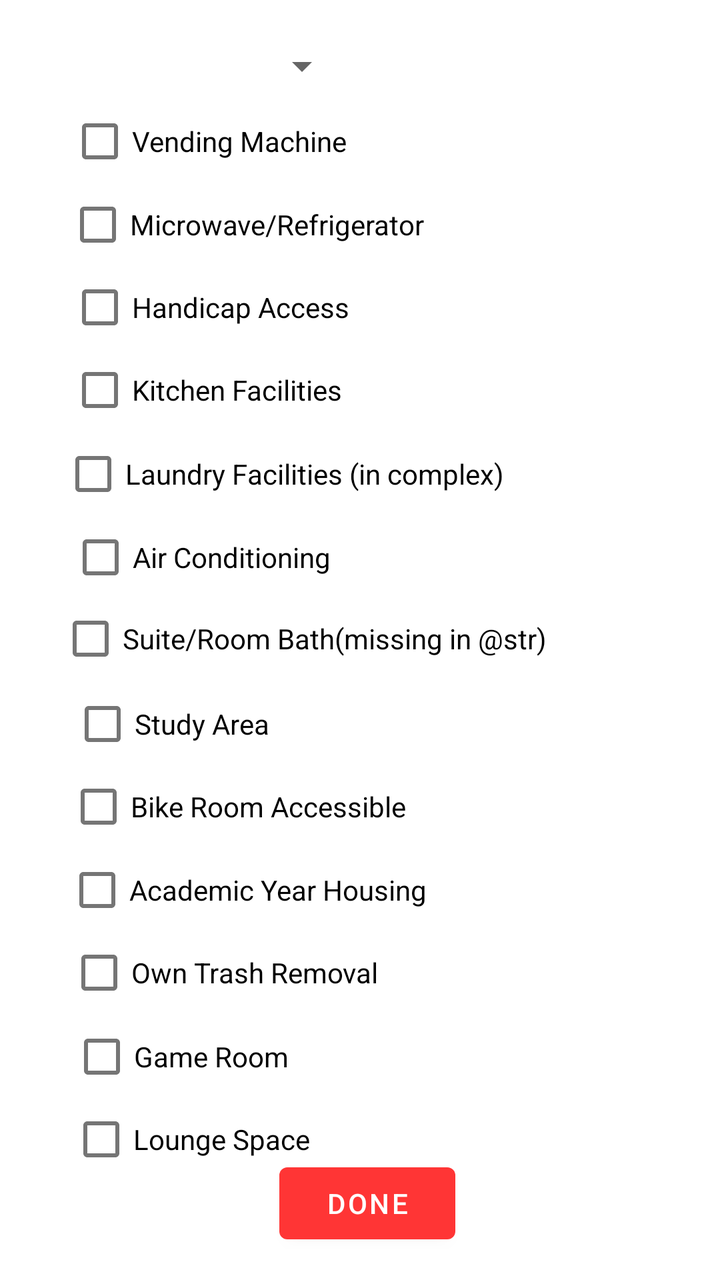
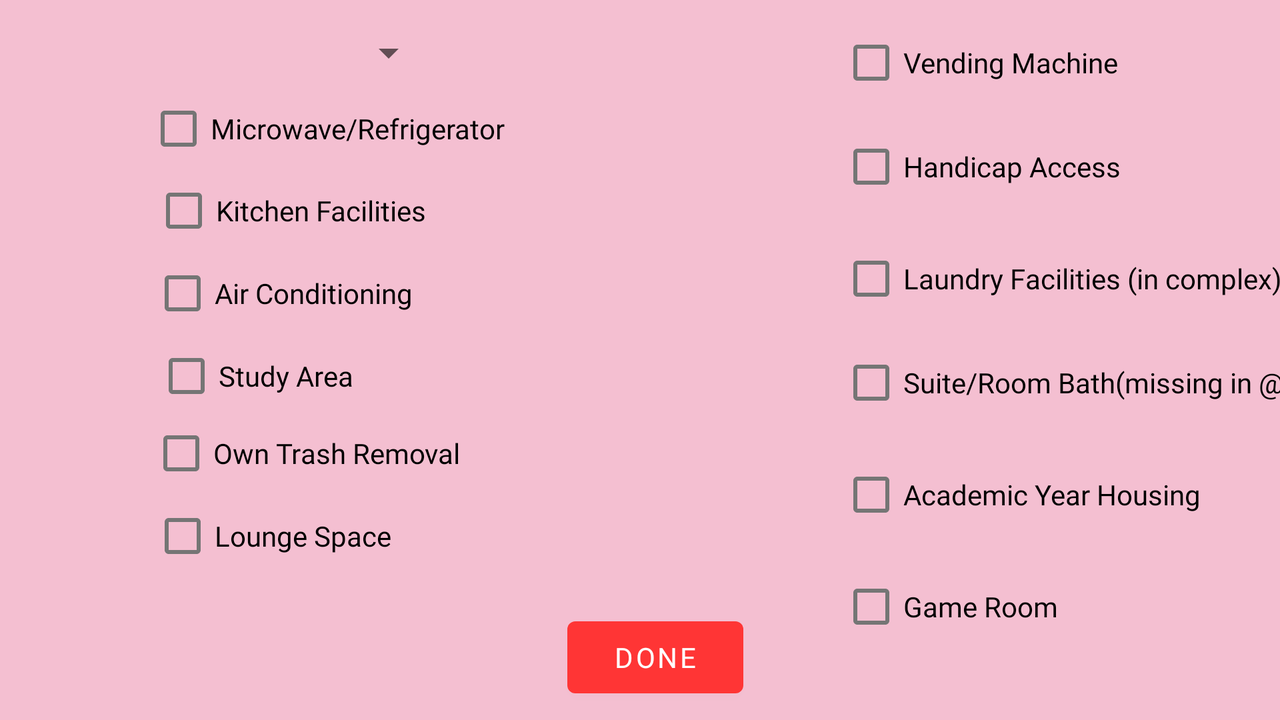

An Android layout and its configuration variant, each rendered on a device that would load it. The default file and the variant file are quoted in full after the pictures.
<!-- AndroidManifest.xml: application theme Theme.HallSelector -->
<!-- res/layout/activity_search.xml -->
<?xml version="1.0" encoding="utf-8"?>
<androidx.constraintlayout.widget.ConstraintLayout xmlns:android="http://schemas.android.com/apk/res/android"
    xmlns:app="http://schemas.android.com/apk/res-auto"
    xmlns:tools="http://schemas.android.com/tools"
    android:layout_width="match_parent"
    android:layout_height="match_parent"
    tools:context=".SearchActivity">

    <CheckBox
        android:id="@+id/checkBox_vending"
        android:layout_width="wrap_content"
        android:layout_height="wrap_content"
        android:text="@string/check_box_vending"
        app:layout_constraintBottom_toBottomOf="parent"
        app:layout_constraintEnd_toEndOf="parent"
        app:layout_constraintHorizontal_bias="0.154"
        app:layout_constraintStart_toStartOf="parent"
        app:layout_constraintTop_toTopOf="parent"
        app:layout_constraintVertical_bias="0.079" />

    <CheckBox
        android:id="@+id/checkBox_microwave"
        android:layout_width="wrap_content"
        android:layout_height="wrap_content"
        android:text="@string/check_box_microwave_n_refrigerator"
        app:layout_constraintBottom_toBottomOf="parent"
        app:layout_constraintEnd_toEndOf="parent"
        app:layout_constraintHorizontal_bias="0.182"
        app:layout_constraintStart_toStartOf="parent"
        app:layout_constraintTop_toTopOf="parent"
        app:layout_constraintVertical_bias="0.149" />

    <CheckBox
        android:id="@+id/checkBox_ac"
        android:layout_width="wrap_content"
        android:layout_height="wrap_content"
        android:text="@string/check_box_ac"
        app:layout_constraintBottom_toBottomOf="parent"
        app:layout_constraintEnd_toEndOf="parent"
        app:layout_constraintHorizontal_bias="0.15"
        app:layout_constraintStart_toStartOf="parent"
        app:layout_constraintTop_toTopOf="parent"
        app:layout_constraintVertical_bias="0.43" />

    <CheckBox
        android:id="@+id/checkBox_trashremoval"
        android:layout_width="wrap_content"
        android:layout_height="wrap_content"
        android:text="@string/check_box_own_trash_removal"
        app:layout_constraintBottom_toBottomOf="parent"
        app:layout_constraintEnd_toEndOf="parent"
        app:layout_constraintHorizontal_bias="0.164"
        app:layout_constraintStart_toStartOf="parent"
        app:layout_constraintTop_toTopOf="parent"
        app:layout_constraintVertical_bias="0.781" />

    <CheckBox
        android:id="@+id/checkBox_kitchen"
        android:layout_width="wrap_content"
        android:layout_height="wrap_content"
        android:text="@string/check_box_kitchen"
        app:layout_constraintBottom_toBottomOf="parent"
        app:layout_constraintEnd_toEndOf="parent"
        app:layout_constraintHorizontal_bias="0.153"
        app:layout_constraintStart_toStartOf="parent"
        app:layout_constraintTop_toTopOf="parent"
        app:layout_constraintVertical_bias="0.289" />

    <CheckBox
        android:id="@+id/checkBox_gameroom"
        android:layout_width="wrap_content"
        android:layout_height="wrap_content"
        android:text="@string/check_box_game_room"
        app:layout_constraintBottom_toBottomOf="parent"
        app:layout_constraintEnd_toEndOf="parent"
        app:layout_constraintHorizontal_bias="0.139"
        app:layout_constraintStart_toStartOf="parent"
        app:layout_constraintTop_toTopOf="parent"
        app:layout_constraintVertical_bias="0.852" />

    <CheckBox
        android:id="@+id/checkBox_roombath"
        android:layout_width="wrap_content"
        android:layout_height="wrap_content"
        android:text="Suite/Room Bath(missing in @str)"
        app:layout_constraintBottom_toBottomOf="parent"
        app:layout_constraintEnd_toEndOf="parent"
        app:layout_constraintHorizontal_bias="0.253"
        app:layout_constraintStart_toStartOf="parent"
        app:layout_constraintTop_toTopOf="parent"
        app:layout_constraintVertical_bias="0.499" />

    <CheckBox
        android:id="@+id/checkBox_bikeroom"
        android:layout_width="wrap_content"
        android:layout_height="wrap_content"
        android:text="@string/check_box_bike"
        app:layout_constraintBottom_toBottomOf="parent"
        app:layout_constraintEnd_toEndOf="parent"
        app:layout_constraintHorizontal_bias="0.175"
        app:layout_constraintStart_toStartOf="parent"
        app:layout_constraintTop_toTopOf="parent"
        app:layout_constraintVertical_bias="0.641" />

    <CheckBox
        android:id="@+id/checkBox_studyarea"
        android:layout_width="wrap_content"
        android:layout_height="wrap_content"
        android:text="@string/check_box_studyarea"
        app:layout_constraintBottom_toBottomOf="parent"
        app:layout_constraintEnd_toEndOf="parent"
        app:layout_constraintHorizontal_bias="0.135"
        app:layout_constraintStart_toStartOf="parent"
        app:layout_constraintTop_toTopOf="parent"
        app:layout_constraintVertical_bias="0.571" />

    <CheckBox
        android:id="@+id/checkBox_laundry"
        android:layout_width="wrap_content"
        android:layout_height="wrap_content"
        android:text="@string/check_box_laundry"
        app:layout_constraintBottom_toBottomOf="parent"
        app:layout_constraintEnd_toEndOf="parent"
        app:layout_constraintHorizontal_bias="0.222"
        app:layout_constraintStart_toStartOf="parent"
        app:layout_constraintTop_toTopOf="parent"
        app:layout_constraintVertical_bias="0.36" />

    <CheckBox
        android:id="@+id/checkBox_academic"
        android:layout_width="wrap_content"
        android:layout_height="wrap_content"
        android:text="@string/check_box_academic_year_building"
        app:layout_constraintBottom_toBottomOf="parent"
        app:layout_constraintEnd_toEndOf="parent"
        app:layout_constraintHorizontal_bias="0.182"
        app:layout_constraintStart_toStartOf="parent"
        app:layout_constraintTop_toTopOf="parent"
        app:layout_constraintVertical_bias="0.711" />

    <CheckBox
        android:id="@+id/checkBox_handicap"
        android:layout_width="wrap_content"
        android:layout_height="wrap_content"
        android:text="@string/check_box_handicap"
        app:layout_constraintBottom_toBottomOf="parent"
        app:layout_constraintEnd_toEndOf="parent"
        app:layout_constraintHorizontal_bias="0.155"
        app:layout_constraintStart_toStartOf="parent"
        app:layout_constraintTop_toTopOf="parent"
        app:layout_constraintVertical_bias="0.219" />

    <CheckBox
        android:id="@+id/checkBox_lounge"
        android:layout_width="wrap_content"
        android:layout_height="wrap_content"
        android:text="@string/check_box_lounge_space"
        app:layout_constraintBottom_toBottomOf="parent"
        app:layout_constraintEnd_toEndOf="parent"
        app:layout_constraintHorizontal_bias="0.144"
        app:layout_constraintStart_toStartOf="parent"
        app:layout_constraintTop_toTopOf="parent"
        app:layout_constraintVertical_bias="0.922" />

    <Button
        android:id="@+id/new_search"
        android:layout_width="wrap_content"
        android:layout_height="wrap_content"
        android:onClick="onClickDone"
        android:text="@string/done"
        app:backgroundTint="#FF3535"
        app:layout_constraintBottom_toBottomOf="parent"
        app:layout_constraintEnd_toEndOf="parent"
        app:layout_constraintHorizontal_bias="0.514"
        app:layout_constraintStart_toStartOf="parent"
        app:layout_constraintTop_toTopOf="parent"
        app:layout_constraintVertical_bias="0.976" />

    <Spinner
        android:id="@+id/area_spinner"
        android:layout_width="141dp"
        android:layout_height="38dp"
        app:layout_constraintBottom_toBottomOf="parent"
        app:layout_constraintEnd_toEndOf="parent"
        app:layout_constraintHorizontal_bias="0.155"
        app:layout_constraintStart_toStartOf="parent"
        app:layout_constraintTop_toTopOf="parent"
        app:layout_constraintVertical_bias="0.023" />

</androidx.constraintlayout.widget.ConstraintLayout>
<!-- resources referenced by this layout -->
<resources>
  <string name="check_box_ac">Air Conditioning</string>
  <string name="check_box_academic_year_building">Academic Year Housing</string>
  <string name="check_box_bike">Bike Room Accessible</string>
  <string name="check_box_game_room">Game Room</string>
  <string name="check_box_handicap">Handicap Access</string>
  <string name="check_box_kitchen">Kitchen Facilities</string>
  <string name="check_box_laundry">Laundry Facilities (in complex)</string>
  <string name="check_box_lounge_space">Lounge Space</string>
  <string name="check_box_microwave_n_refrigerator">Microwave/Refrigerator</string>
  <string name="check_box_own_trash_removal">Own Trash Removal</string>
  <string name="check_box_studyarea">Study Area</string>
  <string name="check_box_vending">Vending Machine</string>
  <string name="done">Done</string>
  <style name="Theme.HallSelector" parent="Theme.MaterialComponents.DayNight.DarkActionBar">
          
          <item name="colorPrimary">@color/purple_500</item>
          <item name="colorPrimaryVariant">@color/purple_700</item>
          <item name="colorOnPrimary">@color/white</item>
          
          <item name="colorSecondary">@color/teal_200</item>
          <item name="colorSecondaryVariant">@color/teal_700</item>
          <item name="colorOnSecondary">@color/black</item>
          
          <item name="android:statusBarColor" tools:targetApi="l">?attr/colorPrimaryVariant</item>
          
      </style>
</resources>
<!-- res/layout-land/activity_search.xml (the repository's variant of the layout above) -->
<!-- drawn on the phone turned sideways -->
<?xml version="1.0" encoding="utf-8"?>
<androidx.constraintlayout.widget.ConstraintLayout xmlns:android="http://schemas.android.com/apk/res/android"
    xmlns:app="http://schemas.android.com/apk/res-auto"
    xmlns:tools="http://schemas.android.com/tools"
    android:id="@+id/search_layout"
    android:layout_width="match_parent"
    android:layout_height="match_parent"
    android:background="#F4BFD1"
    tools:context=".SearchActivity">

    <CheckBox
        android:id="@+id/checkBox_vending"
        android:layout_width="wrap_content"
        android:layout_height="wrap_content"
        android:layout_marginStart="48dp"
        android:fontFamily="@font/a"
        android:onClick="onCheckboxClicked"
        android:text="@string/check_box_vending"
        app:layout_constraintBottom_toBottomOf="parent"
        app:layout_constraintStart_toEndOf="@+id/new_search"
        app:layout_constraintTop_toTopOf="parent"
        app:layout_constraintVertical_bias="0.024" />

    <CheckBox
        android:id="@+id/checkBox_microwave"
        android:layout_width="wrap_content"
        android:layout_height="wrap_content"
        android:fontFamily="@font/a"
        android:onClick="onCheckboxClicked"
        android:text="@string/check_box_microwave_n_refrigerator"
        app:layout_constraintBottom_toBottomOf="parent"
        app:layout_constraintEnd_toEndOf="parent"
        app:layout_constraintHorizontal_bias="0.159"
        app:layout_constraintStart_toStartOf="parent"
        app:layout_constraintTop_toTopOf="parent"
        app:layout_constraintVertical_bias="0.129" />

    <CheckBox
        android:id="@+id/checkBox_ac"
        android:layout_width="wrap_content"
        android:layout_height="wrap_content"
        android:fontFamily="@font/a"
        android:onClick="onCheckboxClicked"
        android:text="@string/check_box_ac"
        app:layout_constraintBottom_toBottomOf="parent"
        app:layout_constraintEnd_toEndOf="parent"
        app:layout_constraintHorizontal_bias="0.148"
        app:layout_constraintStart_toStartOf="parent"
        app:layout_constraintTop_toTopOf="parent"
        app:layout_constraintVertical_bias="0.393" />

    <CheckBox
        android:id="@+id/checkBox_kitchen"
        android:layout_width="wrap_content"
        android:layout_height="wrap_content"
        android:fontFamily="@font/a"
        android:onClick="onCheckboxClicked"
        android:text="@string/check_box_kitchen"
        app:layout_constraintBottom_toBottomOf="parent"
        app:layout_constraintEnd_toEndOf="parent"
        app:layout_constraintHorizontal_bias="0.151"
        app:layout_constraintStart_toStartOf="parent"
        app:layout_constraintTop_toTopOf="parent"
        app:layout_constraintVertical_bias="0.261" />

    <CheckBox
        android:id="@+id/checkBox_roombath"
        android:layout_width="wrap_content"
        android:layout_height="wrap_content"
        android:layout_marginStart="48dp"
        android:layout_marginTop="4dp"
        android:fontFamily="@font/a"
        android:onClick="onCheckboxClicked"
        android:text="Suite/Room Bath(missing in @str)"
        app:layout_constraintStart_toEndOf="@+id/new_search"
        app:layout_constraintTop_toBottomOf="@+id/checkBox_laundry" />

    <CheckBox
        android:id="@+id/checkBox_studyarea"
        android:layout_width="wrap_content"
        android:layout_height="wrap_content"
        android:fontFamily="@font/a"
        android:onClick="onCheckboxClicked"
        android:text="@string/check_box_studyarea"
        app:layout_constraintBottom_toBottomOf="parent"
        app:layout_constraintEnd_toEndOf="parent"
        app:layout_constraintHorizontal_bias="0.143"
        app:layout_constraintStart_toStartOf="parent"
        app:layout_constraintTop_toTopOf="parent"
        app:layout_constraintVertical_bias="0.526" />

    <CheckBox
        android:id="@+id/checkBox_laundry"
        android:layout_width="wrap_content"
        android:layout_height="wrap_content"
        android:layout_marginStart="48dp"
        android:layout_marginTop="8dp"
        android:fontFamily="@font/a"
        android:onClick="onCheckboxClicked"
        android:text="@string/check_box_laundry"
        app:layout_constraintStart_toEndOf="@+id/new_search"
        app:layout_constraintTop_toBottomOf="@+id/checkBox_handicap" />

    <CheckBox
        android:id="@+id/checkBox_academic"
        android:layout_width="wrap_content"
        android:layout_height="wrap_content"
        android:layout_marginStart="48dp"
        android:layout_marginTop="8dp"
        android:fontFamily="@font/a"
        android:onClick="onCheckboxClicked"
        android:text="@string/check_box_academic_year_building"
        app:layout_constraintStart_toEndOf="@+id/new_search"
        app:layout_constraintTop_toBottomOf="@+id/checkBox_roombath" />

    <CheckBox
        android:id="@+id/checkBox_gameroom"
        android:layout_width="wrap_content"
        android:layout_height="wrap_content"
        android:layout_marginStart="48dp"
        android:layout_marginTop="8dp"
        android:fontFamily="@font/a"
        android:onClick="onCheckboxClicked"
        android:text="@string/check_box_game_room"
        app:layout_constraintStart_toEndOf="@+id/new_search"
        app:layout_constraintTop_toBottomOf="@+id/checkBox_academic" />

    <CheckBox
        android:id="@+id/checkBox_lounge"
        android:layout_width="wrap_content"
        android:layout_height="wrap_content"
        android:fontFamily="@font/a"
        android:onClick="onCheckboxClicked"
        android:text="@string/check_box_lounge_space"
        app:layout_constraintBottom_toBottomOf="parent"
        app:layout_constraintEnd_toEndOf="parent"
        app:layout_constraintHorizontal_bias="0.145"
        app:layout_constraintStart_toStartOf="parent"
        app:layout_constraintTop_toTopOf="parent"
        app:layout_constraintVertical_bias="0.782" />

    <CheckBox
        android:id="@+id/checkBox_trashremoval"
        android:layout_width="wrap_content"
        android:layout_height="wrap_content"
        android:fontFamily="@font/a"
        android:onClick="onCheckboxClicked"
        android:text="@string/check_box_own_trash_removal"
        app:layout_constraintBottom_toBottomOf="parent"
        app:layout_constraintEnd_toEndOf="parent"
        app:layout_constraintHorizontal_bias="0.154"
        app:layout_constraintStart_toStartOf="parent"
        app:layout_constraintTop_toTopOf="parent"
        app:layout_constraintVertical_bias="0.65" />

    <CheckBox
        android:id="@+id/checkBox_handicap"
        android:layout_width="wrap_content"
        android:layout_height="wrap_content"
        android:layout_marginStart="48dp"
        android:layout_marginTop="4dp"
        android:fontFamily="@font/a"
        android:onClick="onCheckboxClicked"
        android:text="@string/check_box_handicap"
        app:layout_constraintStart_toEndOf="@+id/new_search"
        app:layout_constraintTop_toBottomOf="@+id/checkBox_vending" />

    <Button
        android:id="@+id/new_search"
        android:layout_width="wrap_content"
        android:layout_height="wrap_content"
        android:fontFamily="@font/a"
        android:onClick="onClickDone"
        android:text="@string/done"
        app:backgroundTint="#FF3535"
        app:layout_constraintBottom_toBottomOf="parent"
        app:layout_constraintEnd_toEndOf="parent"
        app:layout_constraintHorizontal_bias="0.514"
        app:layout_constraintStart_toStartOf="parent"
        app:layout_constraintTop_toTopOf="parent"
        app:layout_constraintVertical_bias="0.976" />

    <Spinner
        android:id="@+id/area_spinner"
        android:layout_width="141dp"
        android:layout_height="38dp"
        android:fontFamily="@font/a"
        app:layout_constraintBottom_toBottomOf="parent"
        app:layout_constraintEnd_toEndOf="parent"
        app:layout_constraintHorizontal_bias="0.155"
        app:layout_constraintStart_toStartOf="parent"
        app:layout_constraintTop_toTopOf="parent"
        app:layout_constraintVertical_bias="0.023" />

</androidx.constraintlayout.widget.ConstraintLayout>
<!-- resources referenced by the variant -->
<!-- as the phone turned sideways resolves them -->
<resources>
  <string name="check_box_ac">Air Conditioning</string>
  <string name="check_box_academic_year_building">Academic Year Housing</string>
  <string name="check_box_game_room">Game Room</string>
  <string name="check_box_handicap">Handicap Access</string>
  <string name="check_box_kitchen">Kitchen Facilities</string>
  <string name="check_box_laundry">Laundry Facilities (in complex)</string>
  <string name="check_box_lounge_space">Lounge Space</string>
  <string name="check_box_microwave_n_refrigerator">Microwave/Refrigerator</string>
  <string name="check_box_own_trash_removal">Own Trash Removal</string>
  <string name="check_box_studyarea">Study Area</string>
  <string name="check_box_vending">Vending Machine</string>
  <string name="done">Done</string>
  <style name="Theme.HallSelector" parent="Theme.MaterialComponents.DayNight.DarkActionBar">
          
          <item name="colorPrimary">@color/purple_500</item>
          <item name="colorPrimaryVariant">@color/purple_700</item>
          <item name="colorOnPrimary">@color/white</item>
          
          <item name="colorSecondary">@color/teal_200</item>
          <item name="colorSecondaryVariant">@color/teal_700</item>
          <item name="colorOnSecondary">@color/black</item>
          
          <item name="android:statusBarColor" tools:targetApi="l">?attr/colorPrimaryVariant</item>
          
      </style>
</resources>
